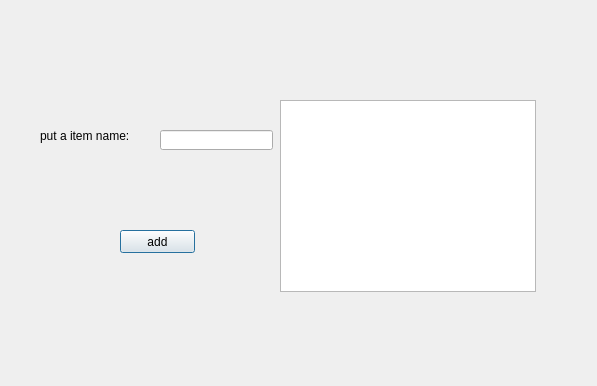
<?xml version="1.0" encoding="UTF-8"?>
<ui version="4.0">
 <class>Dialog</class>
 <widget class="QDialog" name="Dialog">
  <property name="geometry">
   <rect>
    <x>0</x>
    <y>0</y>
    <width>597</width>
    <height>386</height>
   </rect>
  </property>
  <property name="windowTitle">
   <string>Dialog</string>
  </property>
  <widget class="QLabel" name="label">
   <property name="geometry">
    <rect>
     <x>40</x>
     <y>110</y>
     <width>101</width>
     <height>51</height>
    </rect>
   </property>
   <property name="text">
    <string>put a item name:</string>
   </property>
  </widget>
  <widget class="QPushButton" name="pushButtonAdd">
   <property name="geometry">
    <rect>
     <x>120</x>
     <y>230</y>
     <width>75</width>
     <height>23</height>
    </rect>
   </property>
   <property name="text">
    <string>add</string>
   </property>
  </widget>
  <widget class="QListWidget" name="listWidgetSelectedItems">
   <property name="geometry">
    <rect>
     <x>280</x>
     <y>100</y>
     <width>256</width>
     <height>192</height>
    </rect>
   </property>
  </widget>
  <widget class="QLineEdit" name="lineEditFoodItem">
   <property name="geometry">
    <rect>
     <x>160</x>
     <y>130</y>
     <width>113</width>
     <height>20</height>
    </rect>
   </property>
  </widget>
 </widget>
 <resources/>
 <connections/>
</ui>
